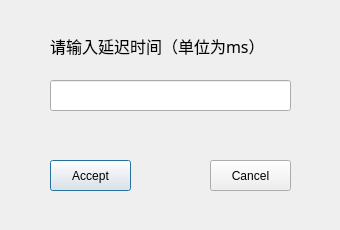
<?xml version="1.0" encoding="UTF-8"?>
<ui version="4.0">
 <class>SetDelayDialog</class>
 <widget class="QDialog" name="SetDelayDialog">
  <property name="geometry">
   <rect>
    <x>0</x>
    <y>0</y>
    <width>340</width>
    <height>230</height>
   </rect>
  </property>
  <property name="minimumSize">
   <size>
    <width>340</width>
    <height>230</height>
   </size>
  </property>
  <property name="maximumSize">
   <size>
    <width>340</width>
    <height>230</height>
   </size>
  </property>
  <property name="windowTitle">
   <string>Dialog</string>
  </property>
  <widget class="QPushButton" name="BtnAccept">
   <property name="geometry">
    <rect>
     <x>50</x>
     <y>160</y>
     <width>81</width>
     <height>31</height>
    </rect>
   </property>
   <property name="text">
    <string>Accept</string>
   </property>
  </widget>
  <widget class="QPushButton" name="BtnCancel">
   <property name="geometry">
    <rect>
     <x>210</x>
     <y>160</y>
     <width>81</width>
     <height>31</height>
    </rect>
   </property>
   <property name="text">
    <string>Cancel</string>
   </property>
  </widget>
  <widget class="QLineEdit" name="lineEditDelay">
   <property name="geometry">
    <rect>
     <x>50</x>
     <y>80</y>
     <width>241</width>
     <height>31</height>
    </rect>
   </property>
  </widget>
  <widget class="QLabel" name="IntroLabel">
   <property name="geometry">
    <rect>
     <x>50</x>
     <y>30</y>
     <width>241</width>
     <height>31</height>
    </rect>
   </property>
   <property name="font">
    <font>
     <family>Microsoft JhengHei</family>
     <pointsize>12</pointsize>
     <fontweight>Medium</fontweight>
    </font>
   </property>
   <property name="text">
    <string>请输入延迟时间（单位为ms）</string>
   </property>
  </widget>
 </widget>
 <resources/>
 <connections/>
</ui>
